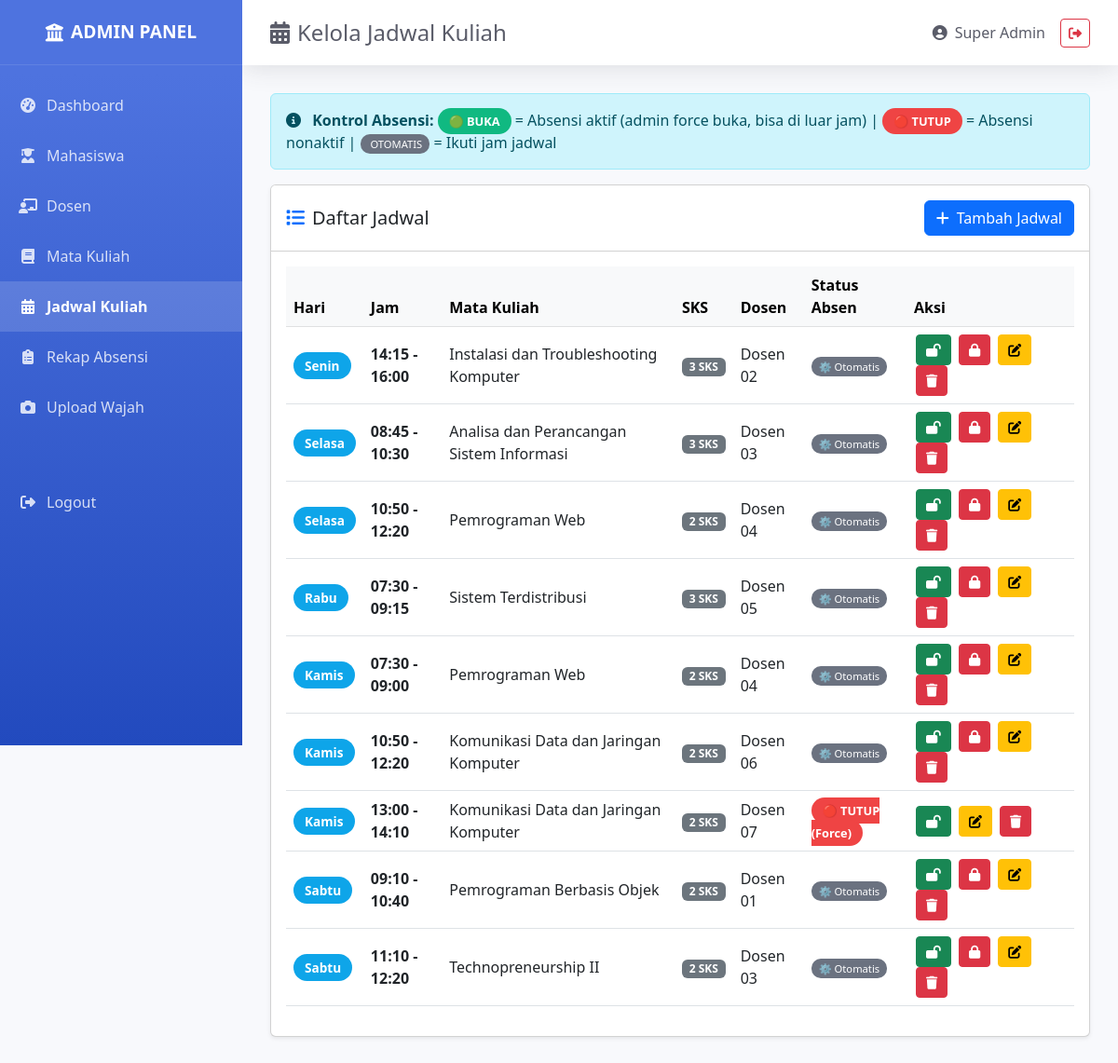
Page /public/index.php?page=admin_kelola_jadwal (signed in) on the committed database.
### tables this page shows
CREATE TABLE `jadwal` (
  `id` int(11) NOT NULL,
  `matkul_id` int(11) NOT NULL,
  `dosen_id` int(11) NOT NULL,
  `hari` enum('Senin','Selasa','Rabu','Kamis','Jumat','Sabtu') NOT NULL,
  `jam_mulai` time NOT NULL,
  `jam_selesai` time NOT NULL,
  `semester` varchar(20) NOT NULL,
  `tahun_ajaran` varchar(20) NOT NULL,
  `is_open` tinyint(1) DEFAULT 1 COMMENT '1=buka, 0=tutup',
  `manual_override` tinyint(1) DEFAULT 0 COMMENT '1=admin force buka/tutup'
);

CREATE TABLE `matkul` (
  `id` int(11) NOT NULL,
  `kode_matkul` varchar(20) NOT NULL,
  `nama_matkul` varchar(100) NOT NULL,
  `sks` int(11) NOT NULL
);

CREATE TABLE `users` (
  `id` int(11) NOT NULL,
  `nip_nim` varchar(20) NOT NULL,
  `nama` varchar(100) NOT NULL,
  `email` varchar(100) NOT NULL,
  `password` varchar(255) NOT NULL,
  `role` enum('mahasiswa','dosen','admin') NOT NULL,
  `foto_wajah_path` varchar(255) DEFAULT NULL,
  `face_descriptor` longtext DEFAULT NULL,
  `created_at` timestamp NOT NULL DEFAULT current_timestamp()
);

### views/admin/kelola_jadwal.php (the view, shortened to what this page needs)
<?php
$database = new Database();
$conn = $database->getConnection();
$stmt = $conn->query("
    SELECT j.id, j.hari, j.jam_mulai, j.jam_selesai, j.semester, j.tahun_ajaran,
           j.matkul_id, j.dosen_id, j.is_open, j.manual_override,
           m.nama_matkul, m.sks, u.nama as nama_dosen
    FROM jadwal j
    LEFT JOIN matkul m ON j.matkul_id = m.id
    LEFT JOIN users u ON j.dosen_id = u.id
    ORDER BY FIELD(j.hari, 'Senin', 'Selasa', 'Rabu', 'Kamis', 'Jumat', 'Sabtu'), j.jam_mulai ASC
");
$jadwal_list = $stmt->fetchAll();
?>
<!DOCTYPE html>
<html lang="id">
<head>
    <link href="https://cdn.jsdelivr.net/npm/bootstrap@5.3.0/dist/css/bootstrap.min.css" rel="stylesheet">
    <link rel="stylesheet" href="https://cdnjs.cloudflare.com/ajax/libs/font-awesome/6.4.0/css/all.min.css">
</head>
<body>
    <div class="sidebar">
        <a class="sidebar-brand" href="/kampus-absensi/public/index.php?page=admin_dashboard"><i class="fas fa-university me-2"></i> ADMIN PANEL</a>
        <ul class="nav flex-column mt-3">
            <li class="nav-item"><a class="nav-link" href="/kampus-absensi/public/index.php?page=admin_dashboard"><i class="fas fa-fw fa-tachometer-alt"></i> Dashboard</a></li>
            <li class="nav-item"><a class="nav-link" href="/kampus-absensi/public/index.php?page=admin_kelola_mahasiswa"><i class="fas fa-fw fa-user-graduate"></i> Mahasiswa</a></li>
            <li class="nav-item"><a class="nav-link" href="/kampus-absensi/public/index.php?page=admin_kelola_dosen"><i class="fas fa-fw fa-chalkboard-teacher"></i> Dosen</a></li>
            <li class="nav-item"><a class="nav-link" href="/kampus-absensi/public/index.php?page=admin_kelola_matkul"><i class="fas fa-fw fa-book"></i> Mata Kuliah</a></li>
            <li class="nav-item"><a class="nav-link active" href="/kampus-absensi/public/index.php?page=admin_kelola_jadwal"><i class="fas fa-fw fa-calendar-alt"></i> Jadwal Kuliah</a></li>
            <li class="nav-item"><a class="nav-link" href="/kampus-absensi/public/index.php?page=admin_rekap_absensi"><i class="fas fa-fw fa-clipboard-list"></i> Rekap Absensi</a></li>
            <li class="nav-item"><a class="nav-link" href="/kampus-absensi/public/index.php?page=admin_upload_wajah"><i class="fas fa-fw fa-camera"></i> Upload Wajah</a></li>
            <li class="nav-item mt-5"><a class="nav-link" href="/kampus-absensi/public/logout.php"><i class="fas fa-fw fa-sign-out-alt"></i> Logout</a></li>
        </ul>
    </div>
    <div class="main-content">
        <div class="topbar">
            <h4 class="mb-0" style="color: #5a5c69;"><i class="fas fa-calendar-alt me-2"></i>Kelola Jadwal Kuliah</h4>
            <div class="d-flex align-items-center">
                <span class="me-3" style="color: #5a5c69;"><i class="fas fa-user-circle me-2"></i><?= htmlspecialchars($_SESSION['nama']) ?></span>
                <a href="/kampus-absensi/public/logout.php" class="btn btn-sm btn-outline-danger"><i class="fas fa-sign-out-alt"></i></a>
            </div>
        </div>
        <div class="content-wrapper">
            <div class="alert alert-info">
                <i class="fas fa-info-circle me-2"></i>
                <strong>Kontrol Absensi:</strong>
                <span class="status-open">🟢 BUKA</span> = Absensi aktif (admin force buka, bisa di luar jam) |
                <span class="status-closed">🔴 TUTUP</span> = Absensi nonaktif |
                <span class="status-auto">️ OTOMATIS</span> = Ikuti jam jadwal
            </div>
            <div class="card shadow-sm">
                <div class="card-header bg-white d-flex justify-content-between align-items-center py-3">
                    <h5 class="mb-0"><i class="fas fa-list text-primary me-2"></i>Daftar Jadwal</h5>
                    <button class="btn btn-primary" data-bs-toggle="modal" data-bs-target="#tambahModal">
                        <i class="fas fa-plus me-2"></i>Tambah Jadwal
                    </button>
                </div>
                <div class="card-body">
                    <div class="table-responsive">
                        <table class="table table-hover align-middle">
                            <thead class="table-light">
                                <tr>
                                    <th>Hari</th>
                                    <th>Jam</th>
                                    <th>Mata Kuliah</th>
                                    <th>SKS</th>
                                    <th>Dosen</th>
                                    <th>Status Absen</th>
                                    <th width="180">Aksi</th>
                                </tr>
                            </thead>
                            <tbody>
                                <?php foreach($jadwal_list as $j):
                                    if ($j['manual_override'] == 1) {
                                        if ($j['is_open'] == 1) {
                                            $statusBadge = '<span class="status-open">🟢 BUKA (Force)</span>';
                                            $toggleBtn = '<form method="POST" action="/kampus-absensi/public/process_toggle_jadwal.php" style="display:inline;"><input type="hidden" name="id" value="'.$j['id'].'"><input type="hidden" name="action" value="close"><button type="submit" class="btn btn-sm btn-danger btn-action" title="Tutup Absensi"><i class="fas fa-lock"></i></button></form>';
                                        } else {
                                            $statusBadge = '<span class="status-closed">🔴 TUTUP (Force)</span>';
                                            $toggleBtn = '<form method="POST" action="/kampus-absensi/public/process_toggle_jadwal.php" style="display:inline;"><input type="hidden" name="id" value="'.$j['id'].'"><input type="hidden" name="action" value="open"><button type="submit" class="btn btn-sm btn-success btn-action" title="Buka Absensi"><i class="fas fa-lock-open"></i></button></form>';
                                        }
                                    } else {
                                        $statusBadge = '<span class="status-auto">⚙️ Otomatis</span>';
                                        $toggleBtn = '
                                            <form method="POST" action="/kampus-absensi/public/process_toggle_jadwal.php" style="display:inline;">
                                                <input type="hidden" name="id" value="'.$j['id'].'">
                                                <input type="hidden" name="action" value="open">
                                                <button type="submit" class="btn btn-sm btn-success btn-action" title="Force Buka"><i class="fas fa-lock-open"></i></button>
                                            </form>
                                            <form method="POST" action="/kampus-absensi/public/process_toggle_jadwal.php" style="display:inline;">
                                                <input type="hidden" name="id" value="'.$j['id'].'">
                                                <input type="hidden" name="action" value="close">
                                                <button type="submit" class="btn btn-sm btn-danger btn-action" title="Force Tutup"><i class="fas fa-lock"></i></button>
                                            </form>';
                                    }
                                ?>
                                <tr>
                                    <td><span class="badge-hari"><?= htmlspecialchars($j['hari']) ?></span></td>
                                    <td><strong><?= date('H:i', strtotime($j['jam_mulai'])) ?> - <?= date('H:i', strtotime($j['jam_selesai'])) ?></strong></td>
                                    <td><?= htmlspecialchars($j['nama_matkul']) ?></td>
                                    <td><span class="badge bg-secondary"><?= $j['sks'] ?> SKS</span></td>
                                    <td><?= htmlspecialchars($j['nama_dosen']) ?></td>
                                    <td><?= $statusBadge ?></td>
                                    <td>
                                        <?= $toggleBtn ?>
                                        <button class="btn btn-sm btn-warning btn-action" onclick="editJadwal(<?= $j['id'] ?>, '<?= $j['hari'] ?>', '<?= $j['jam_mulai'] ?>', '<?= $j['jam_selesai'] ?>', <?= $j['matkul_id'] ?>, <?= $j['dosen_id'] ?>, '<?= $j['semester'] ?? '' ?>', '<?= $j['tahun_ajaran'] ?? '' ?>')" title="Edit">
                                            <i class="fas fa-edit"></i>
                                        </button>
                                        <button class="btn btn-sm btn-danger btn-action" onclick="hapusJadwal(<?= $j['id'] ?>, '<?= addslashes($j['nama_matkul']) ?>')" title="Hapus">
                                            <i class="fas fa-trash"></i>
                                        </button>
                                    </td>
                                </tr>
                                <?php endforeach; ?>
                            </tbody>
                        </table>
                    </div>
                </div>
            </div>
        </div>
    </div>
</body>
</html>

### views/admin/kelola_jadwal.php (style rules this page uses)
:root { --primary: #4e73df; --primary-dark: #224abe; --sidebar-width: 260px; }
* { margin: 0; padding: 0; box-sizing: border-box; font-family: 'Segoe UI', Tahoma, sans-serif; }
body { background-color: #f8f9fc; }
.sidebar { position: fixed; top: 0; left: 0; width: var(--sidebar-width); height: 100vh; background: linear-gradient(180deg, var(--primary) 10%, var(--primary-dark) 100%); color: white; z-index: 1000; overflow-y: auto; }
.sidebar-brand { height: 70px; display: flex; align-items: center; justify-content: center; font-size: 1.2rem; font-weight: 800; color: white; text-decoration: none; border-bottom: 1px solid rgba(255,255,255,0.1); }
.sidebar .nav-link { color: rgba(255,255,255,.8); padding: 15px 20px; display: flex; align-items: center; transition: all 0.3s; text-decoration: none; }
.sidebar .nav-link.active { color: white; font-weight: 700; background: rgba(255,255,255,0.15); }
.sidebar .nav-link i { margin-right: 10px; width: 20px; text-align: center; }
.main-content { margin-left: var(--sidebar-width); min-height: 100vh; }
.topbar { height: 70px; background: white; box-shadow: 0 0.15rem 1.75rem 0 rgba(58, 59, 69, 0.15); display: flex; align-items: center; justify-content: space-between; padding: 0 30px; position: sticky; top: 0; z-index: 100; }
.content-wrapper { padding: 30px; }
.badge-hari { background: #0ea5e9; color: white; padding: 5px 12px; border-radius: 20px; font-size: 0.85rem; font-weight: 600; }
.btn-action { padding: 5px 10px; margin: 0 2px; }
.status-open { background: #10b981; color: white; padding: 5px 12px; border-radius: 20px; font-size: 0.8rem; font-weight: 600; }
.status-closed { background: #ef4444; color: white; padding: 5px 12px; border-radius: 20px; font-size: 0.8rem; font-weight: 600; }
.status-auto { background: #6b7280; color: white; padding: 3px 8px; border-radius: 10px; font-size: 0.7rem; }

### rows in the picture
jadwal: hari "Senin", jam_mulai "14:15", jam_selesai "16:00", matkul.nama_matkul "Instalasi dan Troubleshooting Komputer", matkul.sks "3", dosen.nama "Dosen 02", manual_override "⚙️ Otomatis"
jadwal: hari "Selasa", jam_mulai "08:45", jam_selesai "10:30", matkul.nama_matkul "Analisa dan Perancangan Sistem Informasi", matkul.sks "3", dosen.nama "Dosen 03", manual_override "⚙️ Otomatis"
jadwal: hari "Selasa", jam_mulai "10:50", jam_selesai "12:20", matkul.nama_matkul "Pemrograman Web", matkul.sks "2", dosen.nama "Dosen 04", manual_override "⚙️ Otomatis"
jadwal: hari "Rabu", jam_mulai "07:30", jam_selesai "09:15", matkul.nama_matkul "Sistem Terdistribusi", matkul.sks "3", dosen.nama "Dosen 05", manual_override "⚙️ Otomatis"
jadwal: hari "Kamis", jam_mulai "07:30", jam_selesai "09:00", matkul.nama_matkul "Pemrograman Web", matkul.sks "2", dosen.nama "Dosen 04", manual_override "⚙️ Otomatis"
jadwal: hari "Kamis", jam_mulai "10:50", jam_selesai "12:20", matkul.nama_matkul "Komunikasi Data dan Jaringan Komputer", matkul.sks "2", dosen.nama "Dosen 06", manual_override "⚙️ Otomatis"
jadwal: hari "Kamis", jam_mulai "13:00", jam_selesai "14:10", matkul.nama_matkul "Komunikasi Data dan Jaringan Komputer", matkul.sks "2", dosen.nama "Dosen 07", is_open "🔴 TUTUP (Force)"
jadwal: hari "Sabtu", jam_mulai "09:10", jam_selesai "10:40", matkul.nama_matkul "Pemrograman Berbasis Objek", matkul.sks "2", dosen.nama "Dosen 01", manual_override "⚙️ Otomatis"
jadwal: hari "Sabtu", jam_mulai "11:10", jam_selesai "12:20", matkul.nama_matkul "Technopreneurship II", matkul.sks "2", dosen.nama "Dosen 03", manual_override "⚙️ Otomatis"

### other values in the picture
$_SESSION['nama'] "Super Admin"
